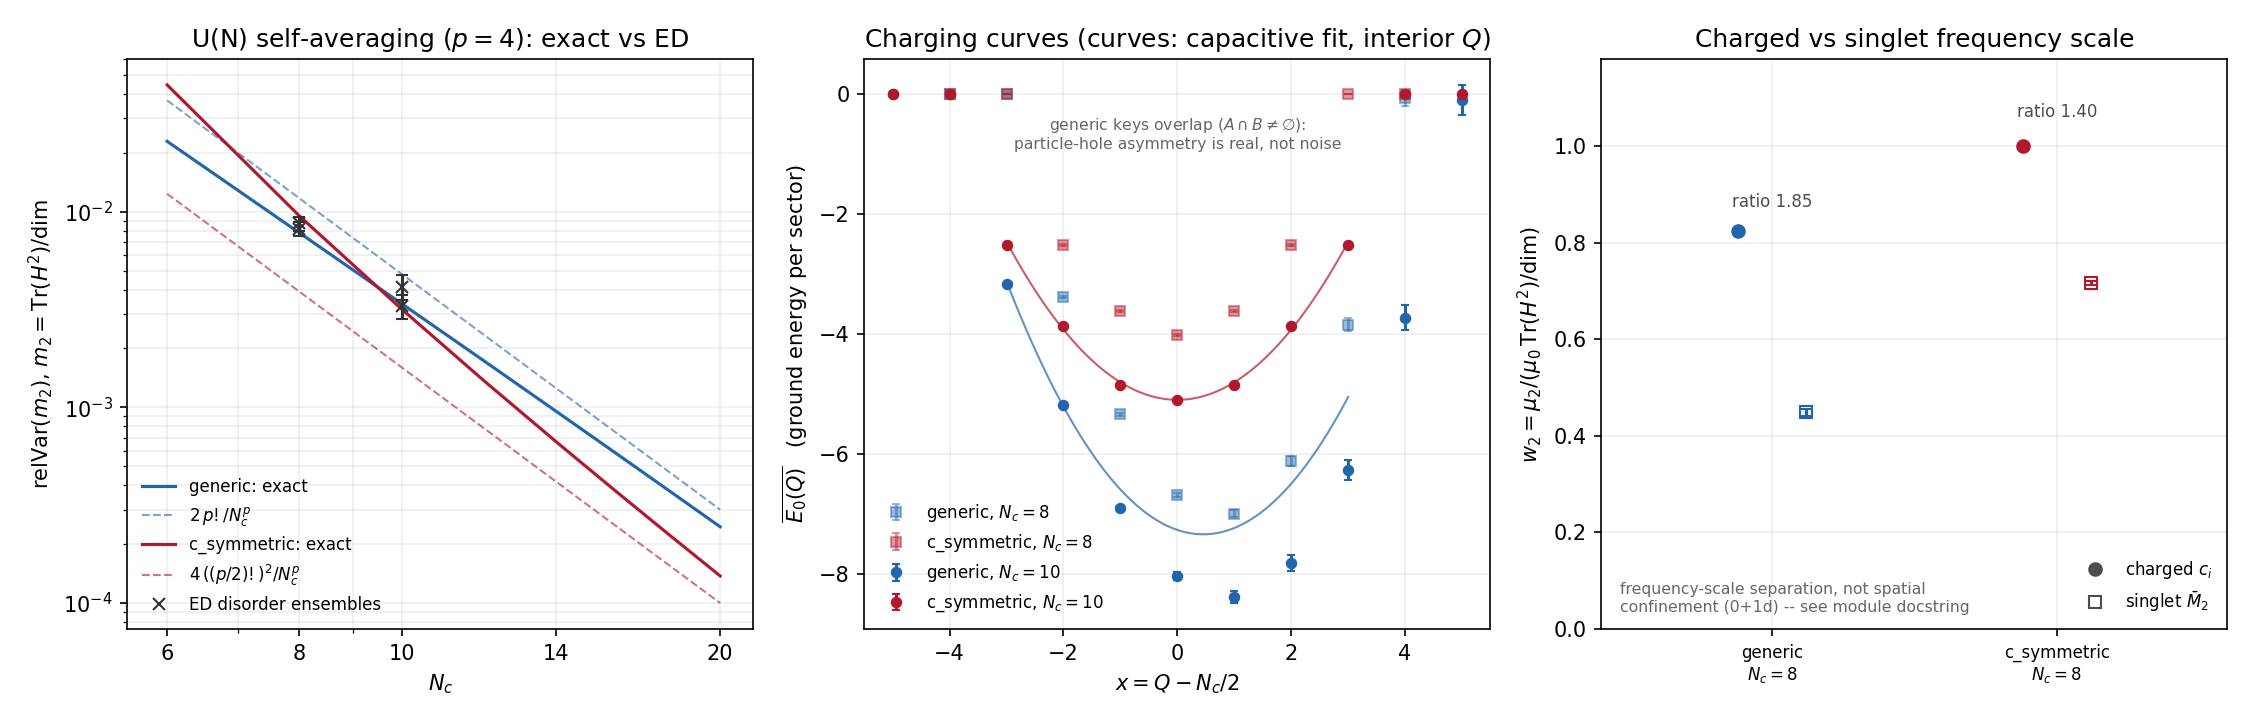

Reproduce this figure in Python.
#!/usr/bin/env python3
r"""
The Dirac/QED campaign: U(N) self-averaging, charge-sector energetics, and
charged-vs-singlet spectral weight.
===================================

Why this module exists.  Every executed self-averaging numeric in this repo is
Majorana/O(N).  The headline claims of Miyashita-Sekino-Susskind
(arXiv:2607.05678) are Dirac/U(N): "SM dual of DSSYK_infinity is 't Hooft
model, QCD(2) + QED", with the SYK fermions as electrically charged quarks.
The paper's U(1) story is anchored in one citation, at the M_0 (n = 0
"photon") discussion (arXiv:2607.05678 source .tex line 918; local
copy in papers/):

    "M_0 is the total conserved U(1) charge.  It has the quantum numbers of
     the time component of the photon but because it is conserved all its
     matrix elements are time independent.  There is no propagating photon.
     But photon exchange gives rise to long range confining Coulomb forces.
     (See [Susskind:2020fiu].)  This parallels the 't Hooft model."

[Susskind:2020fiu] = L. Susskind, "Electric Forces in the Charged SYK Model",
JHAP 5, no.4 (2025), arXiv:2012.12326 -- cited exactly once, for exactly this
claim.  That claim points at two sharp 0+1d observables: (i) the ENERGETICS
of the U(1) charge sectors (what does it cost to charge the system?) and (ii)
the frequency scales of charged vs neutral (singlet) operators.  This module
measures both.  It first derives the U(N) ensembles' self-averaging statistics
in closed form, so every measured number sits on an exact anchor.

Model and ensembles (dirac.py conventions throughout):

    H = sum_{|A|=|B|=k} J_AB c^dag_A c_B,   k = p/2,   J_BA = conj(J_AB),
    sigma^2 = Var|J_AB| = coupling_variance_dirac(Nc, p) = (k!)^2 2^p/Nc^(p-1)

with the stored coupling table containing BOTH ordered keys (A,B) and (B,A).
"generic" = all pairs, complex off-diagonal (E z^2 = 0, E|z|^2 = sigma^2),
real diagonal J_AA.  "c_symmetric" = disjoint pairs only, real symmetric --
the CP-sharp sub-ensemble.

--------------------------------------------------------------------------
1. Exact disorder statistics of m2 = Tr(H^2)/dim  (the U(N) analog of the
   Majorana relVar(m2) = 2/C(N,p))
--------------------------------------------------------------------------
Write m2 as the quadratic form

    m2 = sum_{alpha,beta} J_alpha J_beta T_{alpha beta},
    T_{alpha beta} = Tr(O_alpha O_beta)/dim,   O_(A,B) = c^dag_A c_B,

over stored keys.  Occupation counting gives every needed trace:

  * T_{alpha, alphabar} = Tr(O O^dag)/dim = 2^{-|A u B|}   (alphabar = (B,A)):
    O^dag|s> is nonzero iff s contains A and avoids B\A, i.e. |A u B| modes
    are forced and the rest are free -- hence 2^{Nc-|AuB|}/2^{Nc}.
  * General T_{alpha beta}, alpha = (A,B), beta = (C,D): nonzero iff for
    EVERY mode i the membership pattern (a,b,c,d) in {A,B,C,D} satisfies
    a + c = b + d (the monomial is diagonal), each admissible mode pattern
    being one of  (0000), (1100), (1001), (0110), (0011), (1111).  Every mode
    is then acted an even number of times, so the Jordan-Wigner sign is the
    same for all valid states and |T| = 2^{-u}, u = |A u B u C u D|.

STRUCTURAL FACT (verified by enumeration in the tests, and a correction to
the naive picture): the instance-level identity

    m2 = sum_stored |J_AB|^2 T_AB           (T_AB := 2^{-|AuB|})

holds EXACTLY for the c_symmetric ensemble: disjointness (A n B = C n D =
empty) kills every admissible pattern except C = B, D = A, so T is the pure
pairing delta.  The identity FAILS for the generic ensemble, where
overlapping keys admit cross-pairings ((C,D) != (B,A) with T != 0).  For
generic instances only the full quadratic form reproduces Tr(H^2)/dim
(machine-checked).

Disorder statistics by Wick/Isserlis on the jointly-Gaussian J (this
automatically carries the real-vs-complex fourth moments E|z|^4 = 2 sigma^4,
E x^4 = 3 sigma^4, and the (A,B)/(B,A) conjugate pairing):

    E[m2]  = sum_{alpha beta} C_{alpha beta} T_{alpha beta},
    Var m2 = 2 tr[(C T)^2],          C_{alpha beta} = E[J_alpha J_beta].

generic:  C = sigma^2 P  (P = transpose permutation (A,B)->(B,A)), hence

    E[m2]  = sigma^2 sum_m N_m 2^{-(2k-m)},
             N_m = C(Nc,m) C(Nc-m,k-m) C(Nc-k,k-m)   (m = |A n B|),
    Var m2 = 2 sigma^4 sum_{alpha beta} T_{alpha beta}^2
           = 2 sigma^4 S(Nc,k),

and the admissible-pattern generating function
f = 1 + (xy + xw + yz + zw + xyzw)/4 gives the closed form

    S(Nc,k) = sum_{j=0}^{k} sum_{m=0}^{k-j}
              Nc! / [ ((k-j-m)!)^2 (m!)^2 j! (Nc-2k+j)! ] * 4^{-(2k-j)}.

c_symmetric:  C = sigma^2 (I + P) and T = 2^{-2k} * P exactly, so m2 is a sum
of N_pairs = C(Nc,k) C(Nc-k,k)/2 iid Gaussian squares and

    E[m2]  = sigma^2 C(Nc,k) C(Nc-k,k) 4^{-k},
    Var m2 = 4 sigma^4 C(Nc,k) C(Nc-k,k) 16^{-k},
    relVar = 4 / [C(Nc,k) C(Nc-k,k)] = 2 / N_pairs        (EXACT)

-- literally the same statistical identity as the Majorana relVar = 2/C(N,p)
(sum of #couplings iid squares), with C(N,p) -> N_pairs.

Large-Nc rates (leading order; both verified against the exact forms):

    generic:      relVar(m2) -> 2 p! / Nc^p     -- the SAME leading
                  coefficient as the Majorana 2/C(N,p) ~ 2 p!/N^p;
    c_symmetric:  relVar(m2) -> 4 ((p/2)!)^2 / Nc^p
                  = [2/C(p,p/2)] * (2 p!/Nc^p).

So both U(N) ensembles self-average at the Majorana power Nc^{-p}.  The
CP-sharp ensemble is asymptotically C(p,p/2)/2 times SMALLER in variance
(3x at p = 4): its trace is a clean sum of squares, while the generic
ensemble's admissible cross-pairings enhance Var by C(p,p/2) at leading
order.  (At small Nc the finite-size corrections invert the ranking:
exact relVar at Nc = 8, p = 4 is 7.803e-3 generic vs 9.524e-3 c_symmetric.)

We verified this two independent ways.  (a) Closed forms vs literal
enumeration: numeric monomial traces from the sparse syk.dirac_operators
route plus full-Isserlis Wick, sharing no assembly code with the formulas.
(b) Vs ED disorder ensembles at Nc = 8 and 10 (test_qed_campaign.py;
Nc = 10 marked slow).

--------------------------------------------------------------------------
2. Charge-resolved spectra and the charging curve E0(Q)
-------------------------------------------------------
[H, Q] = 0, so H block-diagonalizes over popcount sectors of dim C(Nc,q).
Reassembling the sector spectra reproduces the dense spectrum machine-
exactly (tested), and off-sector blocks vanish identically.

Exact sector facts (all tested):
  * H_q = 0 identically for q < k (every term annihilates k particles), so
    E0(q) = 0 exactly there;
  * the top sector q = Nc is 1-dimensional with H = sum_A J_AA * (sign).
    It vanishes for c_symmetric (no diagonal couplings) but NOT for
    generic.  The generic ensemble is NOT particle-hole symmetric even in
    distribution, while c_symmetric instances obey E0(q) = E0(Nc - q)
    exactly, sector by sector.

    What breaks it is DISJOINTNESS, not the diagonal couplings.  Under the
    unitary C, an overlapping monomial (A n B != empty) normal-orders into
    lower-degree contraction terms -- dirac.draw_couplings says exactly
    this: "no leftover contraction terms only when A and B share no mode"
    -- so every one of the 364 overlapping keys at (Nc, p) = (8, 4) breaks
    the symmetry, and J_AA are just the |A n B| = k extreme.  Measured at
    Nc = 8, p = 4 over 120 draws: the mean asymmetry E0(2) - E0(6) is
    +2.61 for generic, +2.44 with every J_AA zeroed (only 6% removed), and
    exactly 0.0000 for a disjoint-key ensemble with COMPLEX Hermitian
    couplings.  Note also E[E0(Nc)] = 0 for generic -- E0(Nc) is a sum of
    zero-mean Gaussians -- so the 1-dim top sector contributes variance but
    no mean asymmetry at all.

The charging curve is the disorder mean E0(q) +- SEM at Nc = 8, 10, p = 4,
both ensembles.  Around half filling, x = q - Nc/2, we compare on the
interior sectors k <= q <= Nc-k (where H_q is nontrivial):

    capacitive:  E0 = a + mu x + x^2/(2C)     ("Coulomb-blockade-like")
    confining :  E0 = a + mu x + s |x|        ("linear in the charge")

STATISTICS.  The sector means E0(q) are
measured on the SAME disorder instances for every q.  Each instance's
overall coupling scale moves all its sectors together, so the components
of the mean vector are strongly positively correlated.  Measured
interior-window correlations run from ~ +0.25 to +0.98 (generic) and up
to exactly +1 (c_symmetric mirror pairs, see below).  A chi^2 built from per-sector SEMs
as if the points were independent is therefore NOT a calibrated
likelihood statistic.  The fits here are GLS with the FULL estimated
covariance of the interior mean vector (eigenvalue-thresholded
pseudo-inverse; Hartlap factor (n - d - 2)/(n - 1) correcting the
inverse-of-estimated-covariance bias).  So chi2_gls is approximately
calibrated, up to the O(d/n_inst) noise of the estimated covariance
itself (d <= 7 fit points from n_inst >= 60 instances).  The diagonal
chi^2 is still emitted as chi2_diag, labeled a reference number only.
GLS makes the capacitive-vs-confining preference STRONGER, not weaker.

For c_symmetric the mirror E0(q) = E0(Nc - q) is instance-EXACT (tested),
so mirrored sectors carry ZERO independent information.  The covariance of
the full interior window is exactly singular (mirror pairs have
correlation +1), and an independence fit would double-count every
off-center deviation.  The fit folds to q <= Nc/2: 3 unique interior
points at Nc = 8, not 5.  It also drops the linear term (mu = 0 exactly by
the same symmetry), leaving K = 2 parameters per model.  Generic curves
keep all interior points and K = 3: its overlapping keys break
particle-hole symmetry, so mu is physical there.

Within each window both models have the same K, so AIC = chi2_gls + 2K
gives Delta-AIC = Delta chi2_gls.  Delta-AIC < 2 means the window cannot
distinguish them, exactly as in self_averaging.py.  The comparison is
RELATIVE, not an absolute goodness-of-fit claim.  The capacitive model
wins in every window (GLS Delta-AIC ~ 2.1-2.5e3 generic, ~ 1.5-2.4e3 in
the short folded c_symmetric windows, vs diagonal reference Delta-chi2
of only ~ 90-690).  GLS strengthens the preference because the shared
noise mode cannot absorb a kink-vs-parabola shape difference.  But the
capacitive model's own chi2_gls/dof is >> 1 for
the generic curves: the data resolve corrections beyond a pure parabola
(quartic terms and edge effects).  chi2_gls/dof is reported next to
every fit so nobody mistakes "much better than linear" for "exactly
quadratic".

INTERPRETATION (what a huge Delta-AIC buys and what it does not).
Decisively rejecting the kinked a + mu x + s|x| alternative is mostly a
test of the SMOOTHNESS/analyticity of E0(Q) at half filling.  Any chaotic
charge-conserving Hamiltonian whose ground-energy density is a smooth
function of the filling would reject the |x| kink just as hard.  So the
model comparison by itself is WEAK evidence FOR a specific
Coulomb/capacitive bulk reading.  The positive physical content is the
measured curvature (the capacitance C and its Nc trend), not the win
over the strawman.  This is the first U(1)-sector energetics data for
the duality.

    HOW WELL IS C ACTUALLY MEASURED?  Not to the three decimals the fit
    prints.  chi2_gls/dof runs 4-131, i.e. the 2-parameter forms do not
    describe the curve, so the GLS parameter errors are inflated by
    sqrt(chi2/dof) before being quoted (capacitance_err in the JSON).
    That gives C = 1.080 +- 0.128 and 1.346 +- 0.026 at Nc = 8 (generic,
    c_symmetric) and 1.415 +- 0.184, 1.708 +- 0.076 at Nc = 10.  On top of
    that sits a MODEL systematic: adding a quartic term, or shrinking the
    window, moves C by a further 10-15%, because the residual structure
    the huge chi2 is reporting is real curvature beyond x^2.  So the
    honest statement is C = O(1), rising slowly with Nc -- not a
    three-digit number.

--------------------------------------------------------------------------
3. Charged vs singlet spectral weight
-------------------------------------
T = infinity SYMMETRIZED spectral functions (moments_pipeline conventions:
split O into Hermitian + anti-Hermitian parts, add the two omega-symmetric
weights; odd moments vanish identically):

  charged:  O = c_i, averaged over i and disorder.  Exact anchors:
      mu0 = (Tr c c^dag + Tr c^dag c)/(2 dim) = 1/2   per mode, exactly;
      mu2 = ||[H, c_i]||_F^2 / dim                    per instance, exactly
            (the Hermitian/anti-Hermitian cross term cancels; tested), and
      E[mu2] = (sigma^2/Nc) sum_m N_m 2^{-(2k-m)} (2k - m)     (generic)
      E[mu2] = (p/Nc) E[m2]                                    (c_symmetric)
    from ||[O_alpha, c_i]||_F^2/dim = 2^{-|AuB|} * (2 if i in A\B; 1 if
    i in A n B; 0 else) -- occupation counting again -- summed over keys.
  singlet:  O = M2bar = traceless M_2 = -sum_i cdot^dag_i cdot_i (the first
    dynamical singlet: M_0 = Q and M_1 = -(p/2)iH are conserved), assembled
    in the H eigenbasis as cdot~ = i omega o c~ and checked against
    dirac.mn_tower in the tests.  M_2 is Hermitian so symmetrization is
    trivial.  We use the raw (not CP-resolved) M2bar so both ensembles are
    treated identically.  On c_symmetric instances its weight is the sum of
    the two CP channels of moments_pipeline.py.

Reported scale: w2 = mu2/(mu0 * Tr(H^2)/dim), the mean-square frequency in
units of the instance's own energy scale (the moments_pipeline invariant),
plus the charged/singlet ratio.  The exact anchors give the ensemble-mean
prediction w2_charged ~= 2p/Nc (1 + O(1/Nc)) for both ensembles.  For
c_symmetric the statement is far stronger and INSTANCE-EXACT:

    mu2_charged = (p/Nc) m2   per instance  =>  w2_charged = 2p/Nc exactly

-- the same disjoint-key pattern argument that makes T a pairing delta also
kills the cross terms of the commutator quadratic form
sum_i ||[H, c_i]||^2, locking the charged frequency scale rigidly to the
instance's total energy scale (verified to machine precision in the tests;
for generic instances the cross terms push E[mu2_charged] BELOW
(p/Nc) E[m2] by exactly 23.1% (Nc=6), 20.6% (Nc=7), 18.6% (Nc=8) at
p = 4 -- a deficit that shrinks with Nc, from the exact formulas above).

HONESTY BOX -- what this does and does not test.  In 0+1d there is no
spatial confinement: no Wilson loop, no linear potential in a distance, no
"single quark removed to infinity".  The 0+1d shadow of the paper's
"confinement of U(1) charge" consists of exactly two sharp statements:
(i) the sector energetics E0(Q) of deliverable 2 -- how the ground energy
rises as the hologram is charged (the paper's Coulomb-force claim via
arXiv:2012.12326), and (ii) the frequency-scale separation between charged
(quark-like c_i) and singlet (meson-like M_n) channels measured here.
Whether charged weight sits at higher frequency than singlet weight is a
measured statement about those scales, NOT a demonstration of confinement;
the bulk-side meaning of the comparison further depends on the unresolved
hologram/bulk frequency map (duality/BOOST.md).  We say so wherever the
numbers are reported.

Statistics: every ensemble number carries an SEM with ddof=1; the charging
curves additionally carry the full covariance of the mean vector (the
sectors are measured on the same instances and are strongly correlated --
see part 2), and their model fits are GLS against that covariance;
disorder instances are seeded reproducibly.  The default __main__ takes
~2-3 min and writes qed_campaign.json + qed_campaign.png; --big adds the
Nc = 10 spectral run and larger ensembles.
"""

from __future__ import annotations

import argparse
import json
from functools import lru_cache
from math import comb, factorial, sqrt
from pathlib import Path

import numpy as np

from dirac import (annihilators, coupling_variance_dirac, dirac_hamiltonian,
                   draw_couplings, symmetrized_weight, time_derivative)


# --------------------------------------------------------------------------
# 1a. closed forms for the m2 disorder statistics
# --------------------------------------------------------------------------
def t_ab_exact(A, B) -> float:
    """T_AB = Tr(c^dag_A c_B c^dag_B c_A)/dim = 2^{-|A u B|} (occupation
    counting: the |A u B| modes are forced, the rest free)."""
    return 2.0 ** -len(set(A) | set(B))


def _n_pairs_overlap(Nc: int, k: int, m: int) -> int:
    """Number of ordered pairs (A, B) of k-subsets of [Nc] with |A n B| = m."""
    return comb(Nc, m) * comb(Nc - m, k - m) * comb(Nc - k, k - m)


def s_gen_exact(Nc: int, p: int) -> float:
    """S(Nc,k) = sum_{alpha beta} T_{alpha beta}^2 over ALL ordered key pairs
    of the generic ensemble: the admissible-pattern double sum (see module
    docstring).  j = #modes with pattern (1111), m = #modes with (1001)=(0110)
    partner count; u = |A u B u C u D| = 2k - j."""
    k = p // 2
    total = 0.0
    for j in range(k + 1):
        for m in range(k - j + 1):
            n1 = k - j - m
            if Nc - 2 * k + j < 0:
                continue
            count = (factorial(Nc)
                     // (factorial(n1) ** 2 * factorial(m) ** 2
                         * factorial(j) * factorial(Nc - 2 * k + j)))
            total += count * 4.0 ** -(2 * k - j)
    return total


def mean_m2_exact(Nc: int, p: int, ensemble: str = "generic") -> float:
    """E[m2] in closed form (module docstring, part 1)."""
    k = p // 2
    sigma2 = coupling_variance_dirac(Nc, p)
    if ensemble == "c_symmetric":
        return sigma2 * comb(Nc, k) * comb(Nc - k, k) * 4.0 ** -k
    if ensemble != "generic":
        raise ValueError(f"unknown ensemble {ensemble!r}")
    return sigma2 * sum(_n_pairs_overlap(Nc, k, m) * 2.0 ** -(2 * k - m)
                        for m in range(k + 1))


def var_m2_exact(Nc: int, p: int, ensemble: str = "generic") -> float:
    """Var(m2) in closed form: 2 sigma^4 S(Nc,k) (generic);
    4 sigma^4 C(Nc,k) C(Nc-k,k) 16^{-k} (c_symmetric)."""
    k = p // 2
    sigma2 = coupling_variance_dirac(Nc, p)
    if ensemble == "c_symmetric":
        return 4.0 * sigma2 ** 2 * comb(Nc, k) * comb(Nc - k, k) * 16.0 ** -k
    if ensemble != "generic":
        raise ValueError(f"unknown ensemble {ensemble!r}")
    return 2.0 * sigma2 ** 2 * s_gen_exact(Nc, p)


def relvar_m2_exact_dirac(Nc: int, p: int, ensemble: str = "generic") -> float:
    """Exact relative variance of m2 = Tr(H^2)/dim over disorder."""
    return var_m2_exact(Nc, p, ensemble) / mean_m2_exact(Nc, p, ensemble) ** 2


def relvar_m2_leading(Nc: int, p: int, ensemble: str = "generic") -> float:
    """Leading large-Nc rate: 2 p!/Nc^p (generic; the Majorana coefficient),
    4 ((p/2)!)^2/Nc^p (c_symmetric)."""
    if ensemble == "c_symmetric":
        return 4.0 * factorial(p // 2) ** 2 / Nc ** p
    return 2.0 * factorial(p) / Nc ** p


def mean_mu2_charged_exact(Nc: int, p: int, ensemble: str = "generic") -> float:
    r"""E[mu2] of the mode-averaged symmetrized c_i spectral function:
    E[ ||[H, c_i]||_F^2/dim ] = (sigma^2/Nc) sum_alpha 2^{-|AuB|} (2k - |AnB|)
    (each stored key contributes 2 per i in A\B and 1 per i in A n B)."""
    k = p // 2
    sigma2 = coupling_variance_dirac(Nc, p)
    if ensemble == "c_symmetric":
        return (2.0 * k / Nc) * mean_m2_exact(Nc, p, "c_symmetric")
    if ensemble != "generic":
        raise ValueError(f"unknown ensemble {ensemble!r}")
    return (sigma2 / Nc) * sum(
        _n_pairs_overlap(Nc, k, m) * 2.0 ** -(2 * k - m) * (2 * k - m)
        for m in range(k + 1))


# --------------------------------------------------------------------------
# 1b. literal enumeration (verification route -- shares no assembly code
#     with the closed forms: sparse-operator traces + full Isserlis Wick)
# --------------------------------------------------------------------------
@lru_cache(maxsize=None)
def _dirac_ops(Nc: int):
    """One JW operator set per Nc (monomial_matrix is called per key)."""
    from syk import dirac_operators
    return dirac_operators(Nc)


def monomial_matrix(Nc: int, A, B) -> np.ndarray:
    """Dense O_(A,B) = c^dag_A c_B from the sparse Jordan-Wigner operators of
    syk.dirac_operators (independent of dirac.apply_monomial)."""
    c, cdag = _dirac_ops(Nc)
    dim = 1 << Nc
    O = np.eye(dim, dtype=complex)
    for a in A:
        O = O @ cdag[a].toarray()
    for b in B:
        O = O @ c[b].toarray()
    return O


def stored_keys(Nc: int, p: int, ensemble: str) -> list:
    """The ordered key set of dirac.draw_couplings for this ensemble."""
    return list(draw_couplings(Nc, p, np.random.default_rng(0), ensemble))


def trace_pair_matrix(Nc: int, keys: list) -> np.ndarray:
    """T_{alpha beta} = Tr(O_alpha O_beta)/dim for every ordered key pair,
    via one flattened gemm over the dense monomial matrices."""
    dim = 1 << Nc
    Os = np.stack([monomial_matrix(Nc, A, B) for (A, B) in keys])
    F = Os.reshape(len(keys), -1)
    G = Os.transpose(0, 2, 1).reshape(len(keys), -1)
    T = (F @ G.T) / dim
    if np.abs(T.imag).max() > 1e-12:
        raise AssertionError("trace pair matrix must be real")
    return np.ascontiguousarray(T.real)


def coupling_covariance_matrix(keys: list, sigma2: float,
                               ensemble: str) -> np.ndarray:
    """C_{alpha beta} = E[J_alpha J_beta] over the stored keys.
    generic: sigma^2 * P (transpose permutation; E z^2 = 0 off-diagonal,
    real diagonal).  c_symmetric: sigma^2 (I + P) (J real, J_AB = J_BA)."""
    idx = {key: i for i, key in enumerate(keys)}
    n = len(keys)
    C = np.zeros((n, n))
    for i, (A, B) in enumerate(keys):
        C[i, idx[(B, A)]] += sigma2
        if ensemble == "c_symmetric":
            C[i, i] += sigma2
    return C


def enumerated_m2_stats(Nc: int, p: int, ensemble: str):
    """(E[m2], Var m2) by literal Isserlis over numeric traces:
    E = sum C o T,  E[m2^2] = E^2 + 2 tr[(C T)^2]  (the two nontrivial
    pairings are equal by symmetry of T and C).  No closed-form input."""
    keys = stored_keys(Nc, p, ensemble)
    T = trace_pair_matrix(Nc, keys)
    C = coupling_covariance_matrix(keys, coupling_variance_dirac(Nc, p),
                                   ensemble)
    mean = float(np.sum(C * T))
    CT = C @ T
    var = 2.0 * float(np.trace(CT @ CT))
    return mean, var


def enumerated_mu2_charged(Nc: int, p: int, ensemble: str) -> float:
    """E[mu2_charged] = (sigma^2/Nc) sum_i sum_alpha ||[O_alpha, c_i]||_F^2/dim
    with literal commutators of numeric matrices (verification route)."""
    c, _ = _dirac_ops(Nc)
    keys = stored_keys(Nc, p, ensemble)
    dim = 1 << Nc
    sigma2 = coupling_variance_dirac(Nc, p)
    total = 0.0
    for (A, B) in keys:
        O = monomial_matrix(Nc, A, B)
        for i in range(Nc):
            X = O @ c[i].toarray() - c[i].toarray() @ O
            total += float(np.sum(np.abs(X) ** 2)) / dim
    return sigma2 * total / Nc


# --------------------------------------------------------------------------
# 1c. ED disorder ensemble for m2
# --------------------------------------------------------------------------
def m2_of_hamiltonian(H: np.ndarray) -> float:
    """Tr(H^2)/dim = ||H||_F^2/dim (H Hermitian)."""
    return float(np.sum(np.abs(H) ** 2)) / H.shape[0]


def measure_m2_ensemble(Nc: int, p: int, ensemble: str, n_inst: int,
                        seed: int = 0) -> dict:
    """Sample mean and relative variance of m2 over n_inst draws, with the
    repo's error conventions (SEM ddof=1; relVar error ~ relVar sqrt(2/(n-1)))."""
    rng = np.random.default_rng(seed)
    vals = np.empty(n_inst)
    for j in range(n_inst):
        coup = draw_couplings(Nc, p, rng, ensemble)
        vals[j] = m2_of_hamiltonian(dirac_hamiltonian(Nc, p, couplings=coup))
    mean = float(vals.mean())
    relvar = float(vals.var(ddof=1) / mean ** 2)
    return dict(Nc=Nc, p=p, ensemble=ensemble, n_inst=n_inst,
                m2_mean=mean, m2_sem=float(vals.std(ddof=1) / np.sqrt(n_inst)),
                relvar=relvar,
                relvar_err=relvar * float(np.sqrt(2.0 / (n_inst - 1))),
                relvar_exact=relvar_m2_exact_dirac(Nc, p, ensemble),
                mean_exact=mean_m2_exact(Nc, p, ensemble))


# --------------------------------------------------------------------------
# 2. charge sectors and the charging curve
# --------------------------------------------------------------------------
def sector_indices(Nc: int) -> list:
    """Basis-state indices of each charge sector q = 0..Nc (popcount)."""
    states = np.arange(1 << Nc, dtype=np.int64)
    pop = np.bitwise_count(states)
    return [np.flatnonzero(pop == q) for q in range(Nc + 1)]


def sector_spectra(H: np.ndarray, Nc: int, sectors: list = None) -> list:
    """Eigenvalues of every charge block H_q (ascending within each sector)."""
    if sectors is None:
        sectors = sector_indices(Nc)
    return [np.linalg.eigvalsh(H[np.ix_(ix, ix)]) for ix in sectors]


def charging_curve(Nc: int, p: int, ensemble: str, n_inst: int,
                   seed: int = 0) -> dict:
    """Disorder-averaged ground energy per charge sector, E0(q) +- SEM,
    PLUS the full covariance of the mean vector (Cov(E0)/n_inst, ddof=1):
    the sectors of one instance are strongly correlated across q, so the
    SEMs alone under-specify the error model of the mean curve."""
    rng = np.random.default_rng(seed)
    sectors = sector_indices(Nc)
    e0 = np.empty((n_inst, Nc + 1))
    for j in range(n_inst):
        coup = draw_couplings(Nc, p, rng, ensemble)
        H = dirac_hamiltonian(Nc, p, couplings=coup)
        for q, ix in enumerate(sectors):
            Hq = H[np.ix_(ix, ix)]
            e0[j, q] = np.linalg.eigvalsh(Hq)[0].real if len(ix) > 1 \
                else Hq[0, 0].real
    cov_mean = np.cov(e0, rowvar=False) / n_inst      # ddof=1, matches SEM^2
    return dict(Nc=Nc, p=p, ensemble=ensemble, n_inst=n_inst,
                q=list(range(Nc + 1)),
                e0_mean=[float(x) for x in e0.mean(axis=0)],
                e0_sem=[float(x) for x in e0.std(axis=0, ddof=1)
                        / np.sqrt(n_inst)],
                e0_cov_mean=[[float(v) for v in row] for row in cov_mean])


def _gls_fit(A: np.ndarray, y: np.ndarray, cov: np.ndarray,
             n_cov: int = None):
    """Generalized least squares: coef minimizing r^T Cinv r, with Cinv the
    eigenvalue-thresholded pseudo-inverse of the (estimated) covariance of
    y.  When cov was estimated from n_cov samples, the Hartlap factor
    (n_cov - rank - 2)/(n_cov - 1) corrects the mean bias of the inverse
    (it rescales chi2 only; the coefficients are scale-invariant).
    Also returns the GLS parameter covariance (A^T Cinv A)^-1, which is
    what a capacitance uncertainty has to come from.
    Returns (coef, chi2, rank, cond, hartlap, pcov)."""
    w, U = np.linalg.eigh(0.5 * (cov + cov.T))
    tol = w.max() * 1e-10
    good = w > tol
    rank = int(good.sum())
    winv = np.where(good, 1.0 / np.where(good, w, 1.0), 0.0)
    Cinv = (U * winv) @ U.T
    hartlap = 1.0
    if n_cov is not None and n_cov > rank + 2:
        hartlap = (n_cov - rank - 2) / (n_cov - 1.0)
    AtC = A.T @ Cinv
    coef = np.linalg.solve(AtC @ A, AtC @ y)
    r = y - A @ coef
    chi2 = hartlap * float(r @ Cinv @ r)
    cond = float(w.max() / w[good].min())
    pcov = np.linalg.inv(AtC @ A)
    return coef, chi2, rank, cond, hartlap, pcov


def fit_charging(curve: dict) -> dict:
    """GLS fit of the interior charging curve (k <= q <= Nc - k) against the
    capacitive and confining models (module docstring, part 2).

    The E0(q) means are measured on the same instances and are strongly
    correlated across q, so the fit uses the FULL covariance of the mean
    vector (curve["e0_cov_mean"]; falls back to diagonal SEM^2 if absent,
    e.g. for synthetic curves).  For c_symmetric the mirror
    E0(q) = E0(Nc-q) is instance-exact, making mirrored sectors literal
    duplicates (covariance exactly singular): the fit folds to q <= Nc/2
    and drops the linear term (mu = 0 exactly), K = 2; generic keeps the
    full window and K = 3.  Both models share K, so AIC = chi2_gls + 2K
    gives Delta-AIC = Delta chi2_gls; |Delta-AIC| < 2 = indistinguishable.
    chi2_diag (per-sector SEMs, independence assumed) is emitted as a
    reference number only -- it is NOT a calibrated statistic."""
    Nc, k = curve["Nc"], curve["p"] // 2
    q = np.array(curve["q"], dtype=float)
    y_all = np.array(curve["e0_mean"])
    s_all = np.array(curve["e0_sem"])
    cov_all = (np.array(curve["e0_cov_mean"]) if "e0_cov_mean" in curve
               else np.diag(s_all ** 2))
    keep = (q >= k) & (q <= Nc - k)
    folded = curve.get("ensemble") == "c_symmetric"
    mirror_max_dev = None
    if folded:
        interior = np.flatnonzero(keep)
        mirror_max_dev = float(max(abs(y_all[i] - y_all[Nc - i])
                                   for i in interior))
        keep &= (q <= Nc / 2.0)
    idx = np.flatnonzero(keep)
    x = q[idx] - Nc / 2.0
    y = y_all[idx]
    s = s_all[idx]
    C = cov_all[np.ix_(idx, idx)]
    n_pts = len(idx)
    K = 2 if folded else 3
    dof = n_pts - K
    n_cov = curve.get("n_inst")
    corr = C / np.sqrt(np.outer(np.diag(C), np.diag(C)))
    off = corr[~np.eye(n_pts, dtype=bool)]
    out = dict(folded=bool(folded), n_points=n_pts, K=K, dof=dof,
               corr_offdiag_range=([float(off.min()), float(off.max())]
                                   if off.size else None))
    if mirror_max_dev is not None:
        out["mirror_max_dev"] = mirror_max_dev
    for name, col in [("capacitive_x2", x ** 2), ("confining_absx", np.abs(x))]:
        cols = ([np.ones_like(x), col] if folded
                else [np.ones_like(x), x, col])
        A = np.vstack(cols).T
        coef, chi2, rank, cond, hartlap, pcov = _gls_fit(A, y, C, n_cov)
        # chi2/dof is O(10-100) here: the 2-parameter forms do not describe
        # the curve, so the raw GLS errors understate the real spread.
        # Inflate by sqrt(chi2/dof), the standard treatment of a bad fit.
        infl = sqrt(chi2 / dof) if dof > 0 and chi2 > dof else 1.0
        coef_err = np.sqrt(np.clip(np.diag(pcov), 0.0, None)) * infl
        coefd, *_ = np.linalg.lstsq(A / s[:, None], y / s, rcond=None)
        chi2_diag = float(np.sum(((y - A @ coefd) / s) ** 2))
        out[name] = dict(coef=[float(c) for c in coef],
                         coef_err=[float(e) for e in coef_err],
                         err_inflation=float(infl),
                         chi2_gls=chi2, aic=chi2 + 2 * K,
                         chi2_gls_per_dof=chi2 / dof if dof > 0 else np.nan,
                         chi2_diag=chi2_diag,
                         chi2_diag_per_dof=(chi2_diag / dof if dof > 0
                                            else np.nan),
                         cov_rank=rank, cov_cond=cond, hartlap=hartlap)
    quad_c = out["capacitive_x2"]["coef"][-1]
    quad_e = out["capacitive_x2"]["coef_err"][-1]
    out["capacitance"] = float(1.0 / (2.0 * quad_c)) if quad_c != 0 else np.inf
    # C = 1/(2 a) so dC/C = da/a; the band is the inflated GLS error only,
    # and does NOT include the model systematic (a cubic/quartic term moves
    # C by 10-15%), which the docstring states separately.
    out["capacitance_err"] = (abs(out["capacitance"]) * abs(quad_e / quad_c)
                              if quad_c != 0 else np.inf)
    daic = out["confining_absx"]["aic"] - out["capacitive_x2"]["aic"]
    out["delta_aic_conf_minus_cap"] = daic
    out["delta_chi2_diag_conf_minus_cap"] = (
        out["confining_absx"]["chi2_diag"]
        - out["capacitive_x2"]["chi2_diag"])
    if abs(daic) < 2.0:
        out["verdict"] = ("indistinguishable in this window "
                          f"(|Delta-AIC| = {abs(daic):.1f} < 2)")
    else:
        best = "capacitive_x2" if daic > 0 else "confining_absx"
        out["verdict"] = f"best: {best} (Delta-AIC = {abs(daic):.1f})"
    return out


# --------------------------------------------------------------------------
# 3. charged vs singlet spectral weight
# --------------------------------------------------------------------------
def _sym_moments(W: np.ndarray, omega: np.ndarray) -> dict:
    return {f"mu{n}": float(np.sum(W * omega ** n)) for n in (0, 1, 2, 4)}


_annihilators_cached = lru_cache(maxsize=8)(annihilators)   # per-Nc, not per-instance


def instance_spectral(Nc: int, p: int, ensemble: str, seed: int) -> dict:
    """Symmetrized T = infinity spectral moments of the charged operator c_i
    (mode-averaged) and of the singlet M2bar, for one disorder instance.

    Everything is assembled in the H eigenbasis: c~ = V^dag c V, the
    commutator is the elementwise product [H, c]~ = omega o c~, and
    M2 = -sum_i cdot^dag_i cdot_i.  (The eigenbasis assembly is asserted
    against dirac.mn_tower in the tests.)"""
    rng = np.random.default_rng(seed)
    coup = draw_couplings(Nc, p, rng, ensemble)
    H = dirac_hamiltonian(Nc, p, couplings=coup)
    dim = 1 << Nc
    E, V = np.linalg.eigh(H)
    omega = E[:, None] - E[None, :]
    escale2 = float(np.mean(E ** 2))                 # Tr(H^2)/dim
    cs = _annihilators_cached(Nc)

    Wc = np.zeros((dim, dim))
    M2t = np.zeros((dim, dim), dtype=complex)
    for c in cs:
        ct = V.conj().T @ c @ V
        Wc += symmetrized_weight(ct)
        cdot = 1j * omega * ct
        M2t -= cdot.conj().T @ cdot
    Wc /= Nc                                         # mode-averaged, mu0 = 1/2
    charged = _sym_moments(Wc, omega)

    M2t -= (np.trace(M2t) / dim) * np.eye(dim)       # traceless M2bar
    herm_dev = float(np.abs(M2t - M2t.conj().T).max())
    Ws = np.abs(M2t) ** 2 / dim                      # Hermitian: symmetric
    singlet = _sym_moments(Ws, omega)

    return dict(charged=charged, singlet=singlet, escale2=escale2,
                m2_herm_dev=herm_dev,
                w2_charged=charged["mu2"] / (charged["mu0"] * escale2),
                w2_singlet=singlet["mu2"] / (singlet["mu0"] * escale2),
                kurt_charged=charged["mu4"] * charged["mu0"] / charged["mu2"] ** 2,
                kurt_singlet=singlet["mu4"] * singlet["mu0"] / singlet["mu2"] ** 2)


def mu2_charged_by_commutator(H: np.ndarray, cs: list) -> float:
    """Mode-averaged mu2 of the symmetrized c_i spectral function via the
    exact identity mu2 = ||[H, c_i]||_F^2/dim -- an eigenbasis-free route
    used to cross-validate instance_spectral."""
    dim = H.shape[0]
    total = 0.0
    for c in cs:
        X = time_derivative(H, c)
        total += float(np.sum(np.abs(X) ** 2)) / dim
    return total / len(cs)


def measure_spectral(Nc: int, p: int, ensemble: str, n_inst: int,
                     seed0: int = 500) -> dict:
    """Disorder mean +- SEM of the charged/singlet frequency-scale
    observables."""
    fields = ("w2_charged", "w2_singlet", "kurt_charged", "kurt_singlet")
    rows = {f: [] for f in fields}
    rows["ratio"] = []
    mu2c, mu0c, odd = [], [], []
    for j in range(n_inst):
        r = instance_spectral(Nc, p, ensemble, seed0 + j)
        for f in fields:
            rows[f].append(r[f])
        rows["ratio"].append(r["w2_charged"] / r["w2_singlet"])
        mu2c.append(r["charged"]["mu2"])
        mu0c.append(r["charged"]["mu0"])
        odd.append(abs(r["charged"]["mu1"]) + abs(r["singlet"]["mu1"]))
    out = dict(Nc=Nc, p=p, ensemble=ensemble, n_inst=n_inst,
               mu0_charged=float(np.mean(mu0c)),      # exact 1/2
               mu2_charged_mean=float(np.mean(mu2c)),
               mu2_charged_sem=float(np.std(mu2c, ddof=1) / np.sqrt(n_inst)),
               mu2_charged_exact=mean_mu2_charged_exact(Nc, p, ensemble),
               odd_moment_check=float(np.max(odd)))
    for f in list(fields) + ["ratio"]:
        arr = np.asarray(rows[f])
        out[f] = float(arr.mean())
        out[f + "_sem"] = float(arr.std(ddof=1) / np.sqrt(n_inst))
    return out


# --------------------------------------------------------------------------
# figure
# --------------------------------------------------------------------------
_COLORS = {"generic": "#2166ac", "c_symmetric": "#b2182b"}


def make_figure(results: dict, out_png: Path) -> None:
    import matplotlib
    matplotlib.use("Agg")
    import matplotlib.pyplot as plt

    fig, (axL, axM, axR) = plt.subplots(1, 3, figsize=(15, 4.8))

    # ---- left: relVar(m2) exact vs Nc, both ensembles, with ED points ----
    ns = np.arange(6, 21, 2)
    for ens, color in _COLORS.items():
        axL.loglog(ns, [relvar_m2_exact_dirac(int(N), 4, ens) for N in ns],
                   "-", color=color, label=f"{ens}: exact")
        axL.loglog(ns, [relvar_m2_leading(int(N), 4, ens) for N in ns],
                   "--", color=color, lw=1.0, alpha=0.6,
                   label=(r"$2\,p!/N_c^p$" if ens == "generic"
                          else r"$4\,((p/2)!)^2/N_c^p$"))
    for row in results["m2_ensembles"]:
        axL.errorbar([row["Nc"]], [row["relvar"]], yerr=[row["relvar_err"]],
                     fmt="x", color="#333333", capsize=3, zorder=5)
    axL.errorbar([], [], fmt="x", color="#333333", capsize=3,
                 label="ED disorder ensembles")
    axL.set_xlabel("$N_c$")
    axL.set_ylabel(r"relVar$(m_2)$, $m_2 = \mathrm{Tr}(H^2)/\mathrm{dim}$")
    axL.set_title("U(N) self-averaging ($p=4$): exact vs ED")
    axL.set_xlim(5.5, 21.5)
    axL.set_xticks([6, 8, 10, 14, 20])
    axL.xaxis.set_major_formatter(matplotlib.ticker.ScalarFormatter())
    axL.xaxis.set_minor_formatter(matplotlib.ticker.NullFormatter())
    axL.legend(frameon=False, fontsize=8, loc="lower left")
    axL.grid(True, which="both", alpha=0.2)

    # ---- middle: charging curves E0(q) with fits -------------------------
    for curve in results["charging"]:
        Nc, ens = curve["Nc"], curve["ensemble"]
        color = _COLORS[ens]
        x = np.array(curve["q"], dtype=float) - Nc / 2.0
        fmt = "o" if Nc == 10 else "s"
        alpha = 1.0 if Nc == 10 else 0.45
        axM.errorbar(x, curve["e0_mean"], yerr=curve["e0_sem"], fmt=fmt,
                     ms=4.5, color=color, alpha=alpha, capsize=2,
                     label=f"{ens}, $N_c={Nc}$")
        if Nc == 10:
            fit = curve["fits"]["capacitive_x2"]
            k = curve["p"] // 2
            xf = np.linspace(k - Nc / 2.0, Nc / 2.0 - k, 120)
            if len(fit["coef"]) == 2:      # folded c_symmetric: mu = 0 exact
                a, cq = fit["coef"]
                mu = 0.0
            else:
                a, mu, cq = fit["coef"]
            axM.plot(xf, a + mu * xf + cq * xf ** 2, "-", lw=1.0,
                     color=color, alpha=0.7)
    axM.set_xlabel(r"$x = Q - N_c/2$")
    axM.set_ylabel(r"$\overline{E_0(Q)}$   (ground energy per sector)")
    axM.set_title("Charging curves (curves: capacitive fit, interior $Q$)")
    axM.legend(frameon=False, fontsize=8)
    axM.grid(True, alpha=0.2)
    axM.text(0.5, 0.9,
             "generic keys overlap ($A\\cap B\\neq\\emptyset$):\n"
             "particle-hole asymmetry is real, not noise",
             transform=axM.transAxes, fontsize=7.5, color="0.4",
             ha="center", va="top")

    # ---- right: charged vs singlet frequency scales ----------------------
    xpos, labels = [], []
    for i, row in enumerate(results["spectral"]):
        color = _COLORS[row["ensemble"]]
        base = i * 1.0
        axR.errorbar([base - 0.12], [row["w2_charged"]],
                     yerr=[row["w2_charged_sem"]], fmt="o", color=color,
                     capsize=3)
        axR.errorbar([base + 0.12], [row["w2_singlet"]],
                     yerr=[row["w2_singlet_sem"]], fmt="s", color=color,
                     capsize=3, mfc="none")
        axR.annotate(f"ratio {row['ratio']:.2f}",
                     (base, max(row["w2_charged"], row["w2_singlet"]) * 1.06),
                     ha="center", fontsize=8, color="0.3")
        xpos.append(base)
        labels.append(f"{row['ensemble']}\n$N_c={row['Nc']}$")
    axR.errorbar([], [], fmt="o", color="0.3", label=r"charged $c_i$")
    axR.errorbar([], [], fmt="s", mfc="none", color="0.3",
                 label=r"singlet $\bar M_2$")
    axR.set_xticks(xpos)
    axR.set_xticklabels(labels, fontsize=8)
    axR.set_xlim(min(xpos) - 0.6, max(xpos) + 0.6)
    axR.set_ylim(0.0, 1.18)
    axR.set_ylabel(r"$w_2 = \mu_2/(\mu_0\,\mathrm{Tr}(H^2)/\mathrm{dim})$")
    axR.set_title("Charged vs singlet frequency scale")
    axR.legend(frameon=False, fontsize=8, loc="lower right")
    axR.grid(True, alpha=0.2)
    axR.text(0.03, 0.03,
             "frequency-scale separation, not spatial\n"
             "confinement (0+1d) -- see module docstring",
             transform=axR.transAxes, fontsize=7.5, color="0.4")

    fig.tight_layout()
    fig.savefig(out_png, dpi=150)
    plt.close(fig)
    print(f"wrote {out_png}")


# --------------------------------------------------------------------------
# campaign driver
# --------------------------------------------------------------------------
def main(big: bool = False) -> dict:
    here = Path(__file__).resolve().parent
    p = 4
    results = {"p": p, "citation_context": (
        "arXiv:2012.12326 (Susskind, 'Electric Forces in the Charged SYK "
        "Model') is cited once in arXiv:2607.05678, at the M_0 discussion: "
        "'photon exchange gives rise to long range confining Coulomb "
        "forces' -- the claim behind the charging-curve measurement.")}

    print("=" * 72)
    print("1. U(N) self-averaging of m2 = Tr(H^2)/dim: exact vs ED")
    print("=" * 72)
    print(f"\n  exact relVar(m2), p = {p} "
          "(generic leading 2p!/Nc^p, c_symmetric leading 4((p/2)!)^2/Nc^p):")
    results["m2_exact_table"] = []
    print(f"  {'Nc':>4} {'generic':>12} {'leading':>12} "
          f"{'c_symmetric':>12} {'leading':>12}")
    for Nc in (6, 8, 10, 12, 14, 16):
        row = dict(Nc=Nc,
                   generic=relvar_m2_exact_dirac(Nc, p, "generic"),
                   generic_leading=relvar_m2_leading(Nc, p, "generic"),
                   c_symmetric=relvar_m2_exact_dirac(Nc, p, "c_symmetric"),
                   c_symmetric_leading=relvar_m2_leading(Nc, p, "c_symmetric"))
        results["m2_exact_table"].append(row)
        print(f"  {Nc:>4} {row['generic']:>12.4e} {row['generic_leading']:>12.4e}"
              f" {row['c_symmetric']:>12.4e} {row['c_symmetric_leading']:>12.4e}")

    results["m2_ensembles"] = []
    plan = [(8, 300), (10, 100 if not big else 300)]
    print("\n  ED disorder ensembles (sampling error on relVar "
          "~ relVar*sqrt(2/(n-1))):")
    for Nc, n_inst in plan:
        for ens in ("generic", "c_symmetric"):
            r = measure_m2_ensemble(Nc, p, ens, n_inst, seed=40 + Nc)
            results["m2_ensembles"].append(r)
            pull = (r["relvar"] - r["relvar_exact"]) / r["relvar_err"]
            print(f"    Nc={Nc:>2} {ens:>12} n={n_inst:>3}: "
                  f"relVar = {r['relvar']:.3e} +- {r['relvar_err']:.1e} "
                  f"(exact {r['relvar_exact']:.3e}, pull {pull:+.1f}s); "
                  f"<m2> = {r['m2_mean']:.4f} +- {r['m2_sem']:.4f} "
                  f"(exact {r['mean_exact']:.4f})")

    print("\n" + "=" * 72)
    print("2. Charging curves E0(Q): the U(1)-sector energetics")
    print("=" * 72)
    results["charging"] = []
    for Nc, n_inst in [(8, 200 if not big else 400),
                       (10, 60 if not big else 150)]:
        for ens in ("generic", "c_symmetric"):
            curve = charging_curve(Nc, p, ens, n_inst, seed=60 + Nc)
            curve["fits"] = fit_charging(curve)
            results["charging"].append(curve)
            f = curve["fits"]
            print(f"\n  Nc={Nc}, {ens}, {n_inst} draws "
                  f"(interior fit window {p//2} <= Q <= {Nc - p//2}):")
            e0 = curve["e0_mean"]
            sem = curve["e0_sem"]
            print("    Q     : " + " ".join(f"{q:>8d}" for q in curve["q"]))
            print("    E0    : " + " ".join(f"{v:>8.3f}" for v in e0))
            print("    +-SEM : " + " ".join(f"{v:>8.3f}" for v in sem))
            lo, hi = f["corr_offdiag_range"]
            print(f"    [mean-vector cross-Q correlations in [{lo:+.2f}, "
                  f"{hi:+.2f}] -- fits are GLS with the full covariance]")
            if f["folded"]:
                print("    [c_symmetric mirror E0(q) = E0(Nc-q) is "
                      f"instance-exact (max dev {f['mirror_max_dev']:.1e}): "
                      f"folded to Q <= Nc/2, {f['n_points']} unique pts, "
                      "mu = 0 exact, K = 2]")
            cap = f["capacitive_x2"]
            con = f["confining_absx"]
            if f["folded"]:
                cap_str = (f"E0 = {cap['coef'][0]:.3f} "
                           f"{cap['coef'][1]:+.3f} x^2")
                con_str = (f"E0 = {con['coef'][0]:.3f} "
                           f"{con['coef'][1]:+.3f} |x|")
            else:
                cap_str = (f"E0 = {cap['coef'][0]:.3f} "
                           f"{cap['coef'][1]:+.3f} x {cap['coef'][2]:+.3f} x^2")
                con_str = (f"E0 = {con['coef'][0]:.3f} "
                           f"{con['coef'][1]:+.3f} x {con['coef'][2]:+.3f} |x|")
            print(f"    capacitive:  {cap_str}   "
                  f"chi2_gls/dof = {cap['chi2_gls_per_dof']:.1f} "
                  f"({f['n_points']} pts, dof {f['dof']}); "
                  f"C = {f['capacitance']:.3f} +- "
                  f"{f['capacitance_err']:.3f} (GLS, "
                  f"x{cap['err_inflation']:.1f} chi2-inflated; add ~10-15% "
                  f"model systematic)")
            print(f"    confining :  {con_str}   "
                  f"chi2_gls/dof = {con['chi2_gls_per_dof']:.1f}")
            print(f"    -> {f['verdict']}  [GLS Delta-chi2; diagonal-"
                  f"independence reference Delta-chi2 = "
                  f"{f['delta_chi2_diag_conf_minus_cap']:.1f} is NOT "
                  "calibrated (correlated sectors)]")
            print("       [relative comparison only: chi2_gls/dof > 1 means "
                  "resolvable non-parabolic corrections]")

    print("\n  (Rejecting the |x| kink mostly tests smoothness/analyticity "
          "of E0(Q) at")
    print("   half filling -- any chaotic charge-conserving H with a smooth "
          "ground-")
    print("   energy density does the same; weak evidence FOR a specific "
          "Coulomb/")
    print("   capacitive bulk reading.  The physics is C and its Nc trend.)")

    print("\n" + "=" * 72)
    print("3. Charged (c_i) vs singlet (M2bar) spectral weight, T = infinity")
    print("=" * 72)
    results["spectral"] = []
    spec_plan = [(8, 32 if not big else 80)]
    if big:
        spec_plan.append((10, 6))
    for Nc, n_inst in spec_plan:
        for ens in ("generic", "c_symmetric"):
            r = measure_spectral(Nc, p, ens, n_inst, seed0=500 + Nc)
            results["spectral"].append(r)
            print(f"\n  Nc={Nc}, {ens}, {n_inst} draws:")
            print(f"    mu0_charged = {r['mu0_charged']:.6f} (exact 0.5); "
                  f"mu2_charged = {r['mu2_charged_mean']:.4f} "
                  f"+- {r['mu2_charged_sem']:.4f} "
                  f"(exact E[mu2] = {r['mu2_charged_exact']:.4f})")
            if ens == "c_symmetric":
                anchor_label = "instance-EXACT identity 2p/Nc"
                anchor_val = 2 * p / Nc
            else:
                # generic: 2p/Nc is the c_symmetric value; the generic
                # ensemble-mean anchor is 2 E[mu2_charged]/E[m2] (< 2p/Nc by
                # the cross-term deficit, see docstring)
                anchor_label = "generic anchor 2*E[mu2]/E[m2]"
                anchor_val = (2 * mean_mu2_charged_exact(Nc, p, ens)
                              / mean_m2_exact(Nc, p, ens))
            print(f"    w2_charged = {r['w2_charged']:.4f} "
                  f"+- {r['w2_charged_sem']:.4f}   "
                  f"({anchor_label} = {anchor_val:.3f});  "
                  f"kurt = {r['kurt_charged']:.2f}")
            print(f"    w2_singlet = {r['w2_singlet']:.4f} "
                  f"+- {r['w2_singlet_sem']:.4f};  "
                  f"kurt = {r['kurt_singlet']:.2f}")
            print(f"    charged/singlet frequency-scale ratio = "
                  f"{r['ratio']:.3f} +- {r['ratio_sem']:.3f}")
    print("\n  (Frequency-scale separation in 0+1d, NOT spatial confinement;")
    print("   the confinement-adjacent statement is the E0(Q) curve above.)")

    out_json = here / "qed_campaign.json"
    with open(out_json, "w") as fh:
        json.dump(results, fh, indent=1)
    print(f"\nwrote {out_json}")
    make_figure(results, here / "qed_campaign.png")
    return results


if __name__ == "__main__":
    ap = argparse.ArgumentParser(description=__doc__.splitlines()[1])
    ap.add_argument("--big", action="store_true",
                    help="larger ensembles + the Nc=10 spectral run")
    main(big=ap.parse_args().big)
